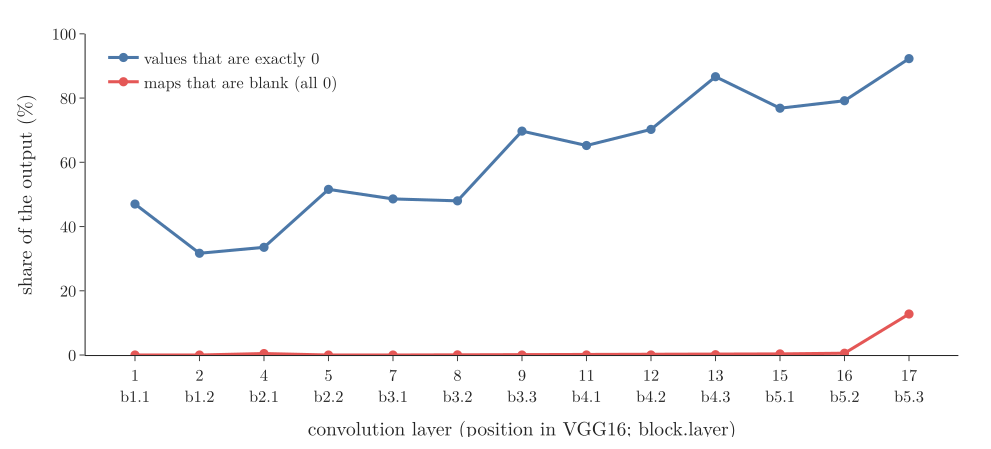

Python code for this plot:
"""How sparse VGG16's feature maps are, layer by layer, over 500 photos of cats and dogs (Plotly)."""
from pathlib import Path
import pandas as pd
import plotly.graph_objects as go
from common import BLUE, RED, FONT

here = Path(__file__).parent
s = pd.read_csv(here.parent / "data" / "sparsity.csv")
labels = [f"{p}<br>{n.replace('block', 'b').replace('_conv', '.')}" for p, n in zip(s.position, s.layer)]
fig = go.Figure()
fig.add_trace(go.Scatter(x=labels, y=100 * s.zero_values, mode="lines+markers", name="values that are exactly 0",
                         line=dict(color=BLUE, width=3), marker=dict(size=9)))
fig.add_trace(go.Scatter(x=labels, y=100 * s.blank_maps, mode="lines+markers", name="maps that are blank (all 0)",
                         line=dict(color=RED, width=3), marker=dict(size=9)))
fig.update_layout(template="simple_white", width=950, height=430, font=FONT,
                  xaxis=dict(title="convolution layer (position in VGG16; block.layer)"),
                  yaxis=dict(title="share of the output (%)", range=[0, 100]),
                  legend=dict(x=0.02, y=0.98), margin=dict(l=70, r=20, t=20, b=90))
fig.write_image(here / "sparsity.png", scale=2)
fig.write_image(here / "sparsity.pdf")
